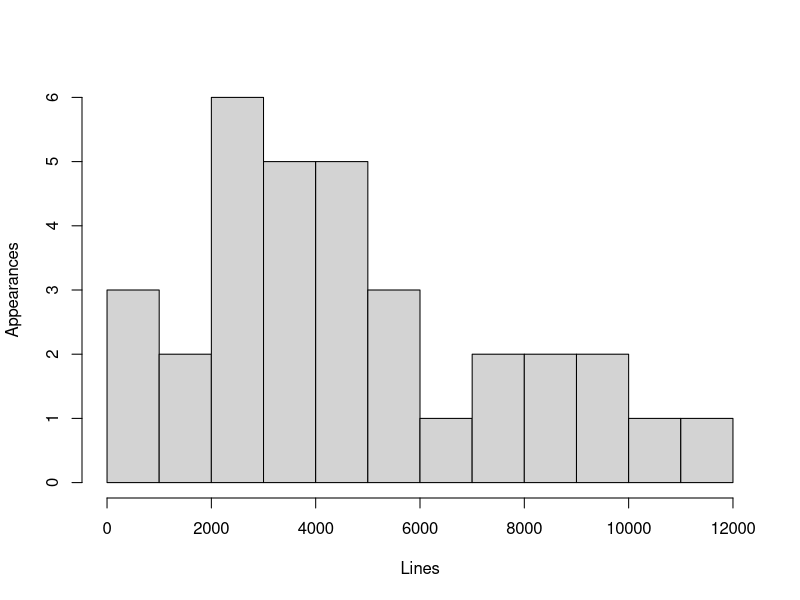

This figure's R source:
prynne <- readLines('data/prynne.txt')
lines <- grep('[ -][Mm]an[ ,:;\"\'.]', prynne)
png(file = 'figs/man.png', width = 700, height = 400)
hist(lines, breaks = 13, main = NULL, xlab = 'Lines', ylab = 'Appearances')
dev.off()
